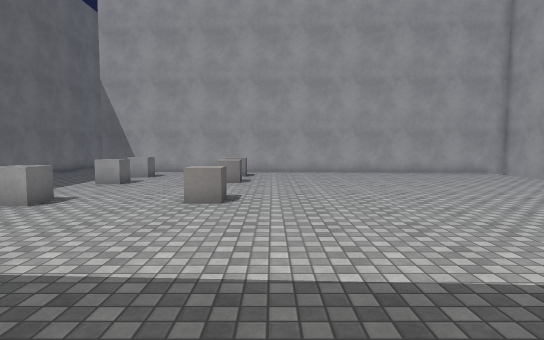
View 1 (above)

13 first-person views from a walk through a 3-D level made in the Unity game engine. The camera is 1.5 m above the floor, tilts 4° down and sees 80° across. The floor is counted in squares, 1 m on a side. Each view is taken from the middle of a square. On the plan, view 1 faces up. The plan holds only what a view shows up to about 15 squares ahead; the rest is blank. The player character is not drawn. Surface patterns are stand-ins for the level's own textures.

View 2
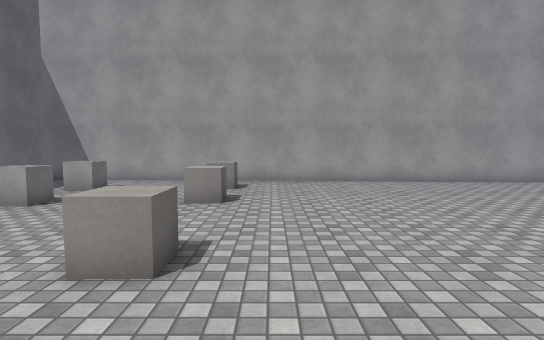

View 3
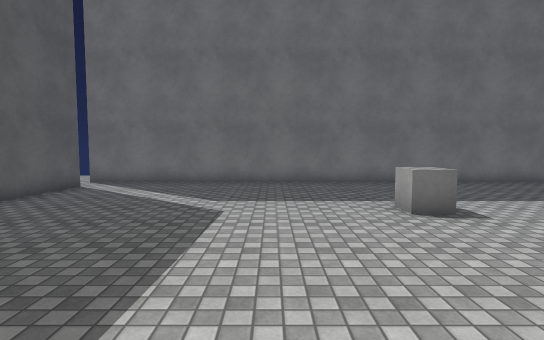

View 4
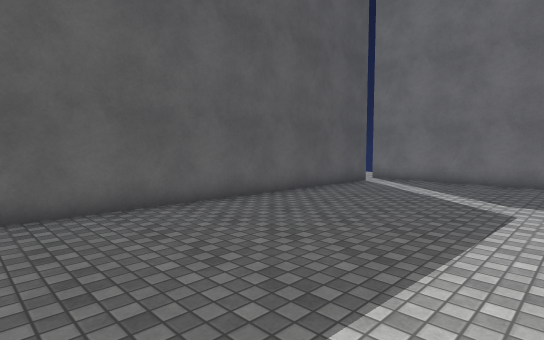

View 5
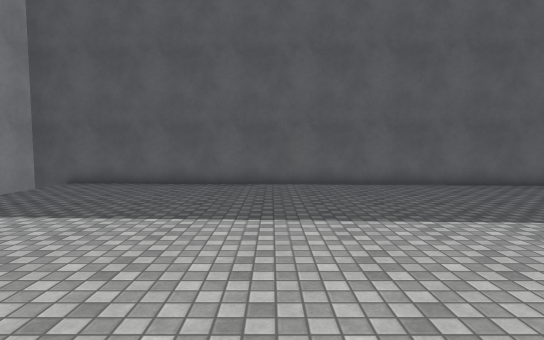

View 6
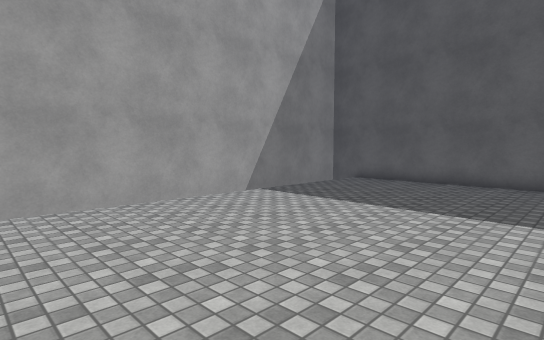

View 7
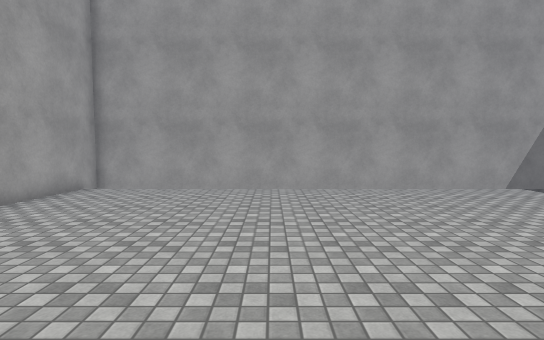

View 8
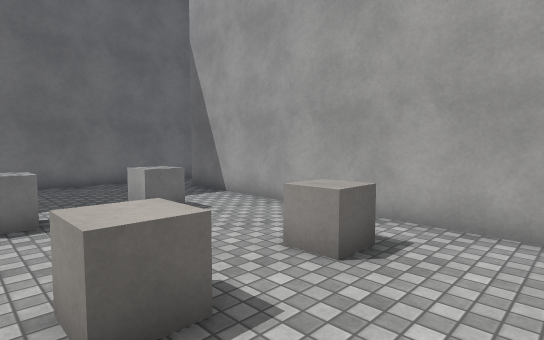

View 9
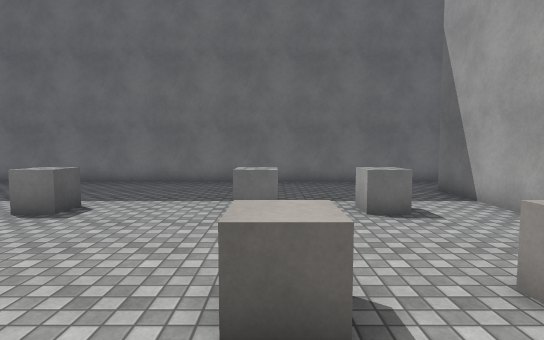

View 10
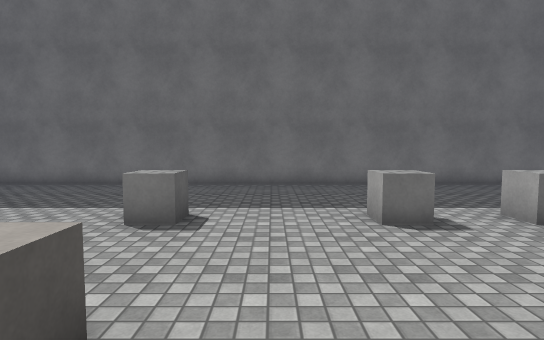

View 11
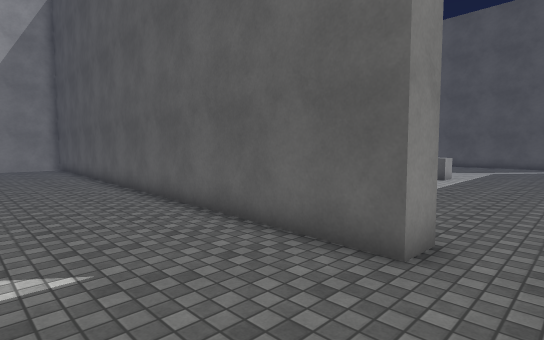

View 12
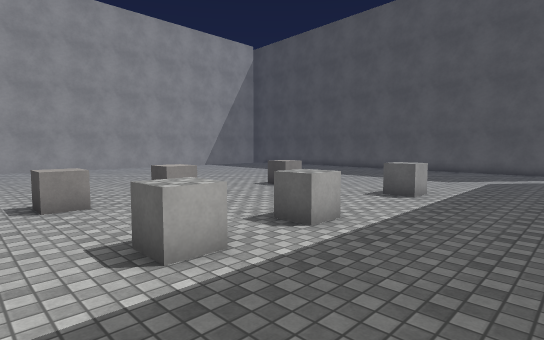

View 13
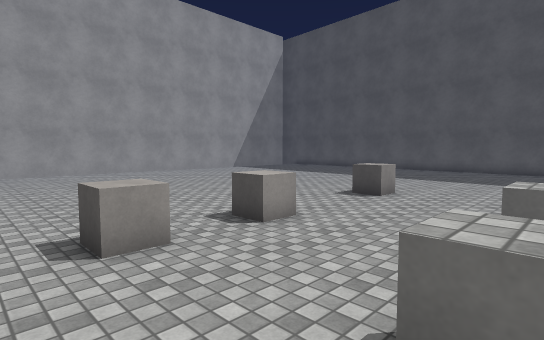

### Floor plan
Points are (right, up) in squares from view 1. A wall is a line through its corners. A room is listed if a view was taken in it or the views show most of it. See-through windows are left out.
Room 1 (views 1, 2, 3, 4, 5, 6, 7, 8, 9, 10, 12, 13)
walls: (-11.4, -2.4) (13.5, -3.5); (13.4, -0.9) (13.4, 18.7) (-10.3, 19.8); (13.4, -2.9) (13.4, -1.1); (-12.8, 19.6) (-12.8, -2.9)
ways out: opening at (-11.5, 20.5) to room 2; opening at (-12, -2)
objects: other object (-7, 8) to (-6, 9); other object (-7, 13) to (-6, 14); other object (-7, 16) to (-6, 17); other object (-2, 9); other object (-2, 14); other object (-2, 17)
Room 2 (view 11)
walls: (-10.3, 19.8) (-10.3, 20.8) (4.5, 20.2); (-12.8, 21.8) (-12.8, 19.6)
ways out: opening at (-11.5, 20.5) to room 1

Where each view was taken, in squares from view 1:
view 1: 0 up, 0 right, facing up
view 2: 5 up, 0 right, facing up
view 3: 5 up, 1 right, facing left
view 4: 5 up, 2 right, facing down-left
view 5: 10 up, 4 right, facing down
view 6: 11 up, 4 right, facing down-right
view 7: 12 up, 1 right, facing right
view 8: 13 up, 1 right, facing up-left
view 9: 14 up, 1 right, facing left
view 10: 11 up, 0 right, facing left
view 11: 25 up, 12 left, facing down-right
view 12: 19 up, 11 left, facing down-right
view 13: 19 up, 7 left, facing down-right
